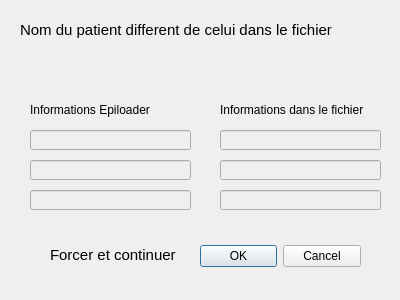
<?xml version="1.0" encoding="UTF-8"?>
<ui version="4.0">
 <class>Dialog</class>
 <widget class="QDialog" name="Dialog">
  <property name="geometry">
   <rect>
    <x>0</x>
    <y>0</y>
    <width>400</width>
    <height>300</height>
   </rect>
  </property>
  <property name="windowTitle">
   <string>Dialog</string>
  </property>
  <widget class="QDialogButtonBox" name="buttonBox">
   <property name="geometry">
    <rect>
     <x>200</x>
     <y>240</y>
     <width>161</width>
     <height>32</height>
    </rect>
   </property>
   <property name="locale">
    <locale language="English" country="UnitedStates"/>
   </property>
   <property name="orientation">
    <enum>Qt::Horizontal</enum>
   </property>
   <property name="standardButtons">
    <set>QDialogButtonBox::Cancel|QDialogButtonBox::Ok</set>
   </property>
   <property name="centerButtons">
    <bool>false</bool>
   </property>
  </widget>
  <widget class="QLineEdit" name="lineEdit_uploaderlastname">
   <property name="enabled">
    <bool>false</bool>
   </property>
   <property name="geometry">
    <rect>
     <x>30</x>
     <y>130</y>
     <width>161</width>
     <height>20</height>
    </rect>
   </property>
  </widget>
  <widget class="QLineEdit" name="lineEdit_uploaderfirstname">
   <property name="enabled">
    <bool>false</bool>
   </property>
   <property name="geometry">
    <rect>
     <x>30</x>
     <y>160</y>
     <width>161</width>
     <height>20</height>
    </rect>
   </property>
  </widget>
  <widget class="QLineEdit" name="lineEdit_uploaderdate">
   <property name="enabled">
    <bool>false</bool>
   </property>
   <property name="geometry">
    <rect>
     <x>30</x>
     <y>190</y>
     <width>161</width>
     <height>20</height>
    </rect>
   </property>
  </widget>
  <widget class="QLineEdit" name="lineEdit_filelastname">
   <property name="enabled">
    <bool>false</bool>
   </property>
   <property name="geometry">
    <rect>
     <x>220</x>
     <y>130</y>
     <width>161</width>
     <height>20</height>
    </rect>
   </property>
  </widget>
  <widget class="QLineEdit" name="lineEdit_filefirstname">
   <property name="enabled">
    <bool>false</bool>
   </property>
   <property name="geometry">
    <rect>
     <x>220</x>
     <y>160</y>
     <width>161</width>
     <height>20</height>
    </rect>
   </property>
  </widget>
  <widget class="QLineEdit" name="lineEdit_filebirthdate">
   <property name="enabled">
    <bool>false</bool>
   </property>
   <property name="geometry">
    <rect>
     <x>220</x>
     <y>190</y>
     <width>161</width>
     <height>20</height>
    </rect>
   </property>
  </widget>
  <widget class="QLabel" name="label">
   <property name="geometry">
    <rect>
     <x>20</x>
     <y>20</y>
     <width>361</width>
     <height>20</height>
    </rect>
   </property>
   <property name="font">
    <font>
     <pointsize>11</pointsize>
    </font>
   </property>
   <property name="text">
    <string>Nom du patient different de celui dans le fichier</string>
   </property>
  </widget>
  <widget class="QLabel" name="label_2">
   <property name="geometry">
    <rect>
     <x>30</x>
     <y>100</y>
     <width>161</width>
     <height>20</height>
    </rect>
   </property>
   <property name="text">
    <string>Informations Epiloader</string>
   </property>
  </widget>
  <widget class="QLabel" name="label_3">
   <property name="geometry">
    <rect>
     <x>220</x>
     <y>100</y>
     <width>161</width>
     <height>20</height>
    </rect>
   </property>
   <property name="text">
    <string>Informations dans le fichier</string>
   </property>
  </widget>
  <widget class="QLabel" name="label_4">
   <property name="geometry">
    <rect>
     <x>50</x>
     <y>239</y>
     <width>141</width>
     <height>31</height>
    </rect>
   </property>
   <property name="font">
    <font>
     <pointsize>11</pointsize>
    </font>
   </property>
   <property name="text">
    <string>Forcer et continuer</string>
   </property>
  </widget>
 </widget>
 <resources/>
 <connections>
  <connection>
   <sender>buttonBox</sender>
   <signal>accepted()</signal>
   <receiver>Dialog</receiver>
   <slot>accept()</slot>
   <hints>
    <hint type="sourcelabel">
     <x>248</x>
     <y>254</y>
    </hint>
    <hint type="destinationlabel">
     <x>157</x>
     <y>274</y>
    </hint>
   </hints>
  </connection>
  <connection>
   <sender>buttonBox</sender>
   <signal>rejected()</signal>
   <receiver>Dialog</receiver>
   <slot>reject()</slot>
   <hints>
    <hint type="sourcelabel">
     <x>316</x>
     <y>260</y>
    </hint>
    <hint type="destinationlabel">
     <x>286</x>
     <y>274</y>
    </hint>
   </hints>
  </connection>
 </connections>
</ui>
